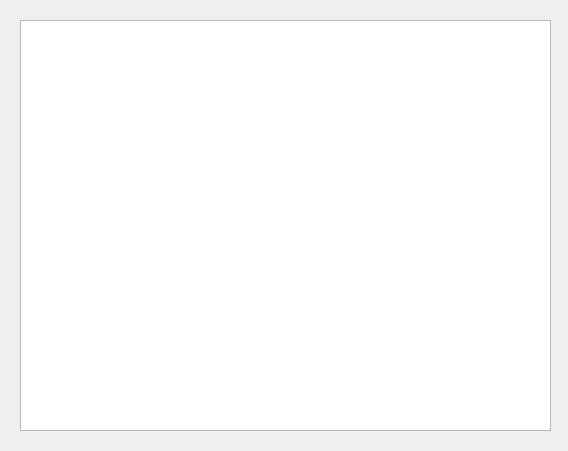
<?xml version="1.0" encoding="UTF-8"?>
<ui version="4.0">
 <class>Form</class>
 <widget class="QWidget" name="Form">
  <property name="geometry">
   <rect>
    <x>0</x>
    <y>0</y>
    <width>568</width>
    <height>451</height>
   </rect>
  </property>
  <property name="windowTitle">
   <string>Form</string>
  </property>
  <widget class="QTreeView" name="treeView">
   <property name="geometry">
    <rect>
     <x>20</x>
     <y>20</y>
     <width>531</width>
     <height>411</height>
    </rect>
   </property>
   <property name="animated">
    <bool>true</bool>
   </property>
  </widget>
 </widget>
 <resources/>
 <connections/>
</ui>
